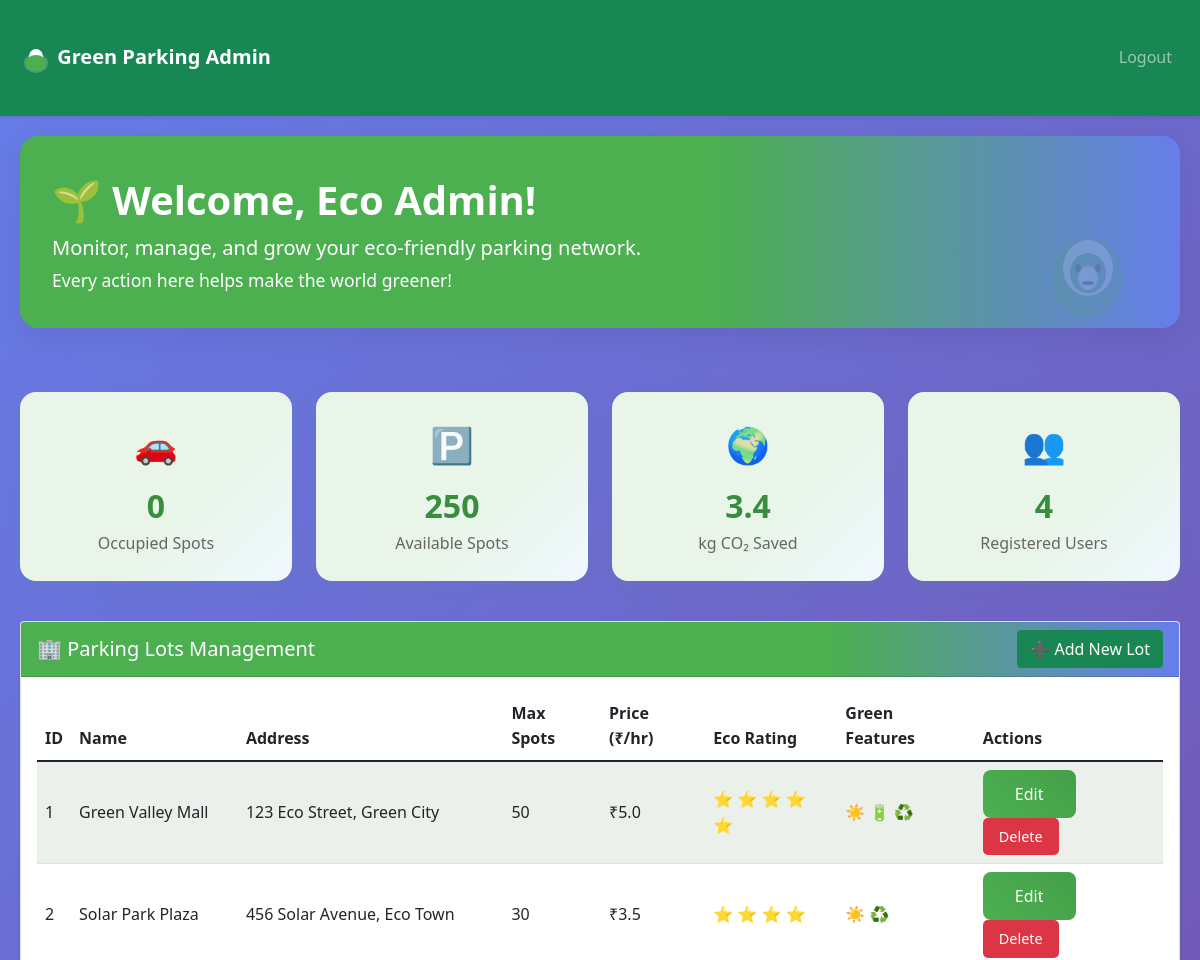
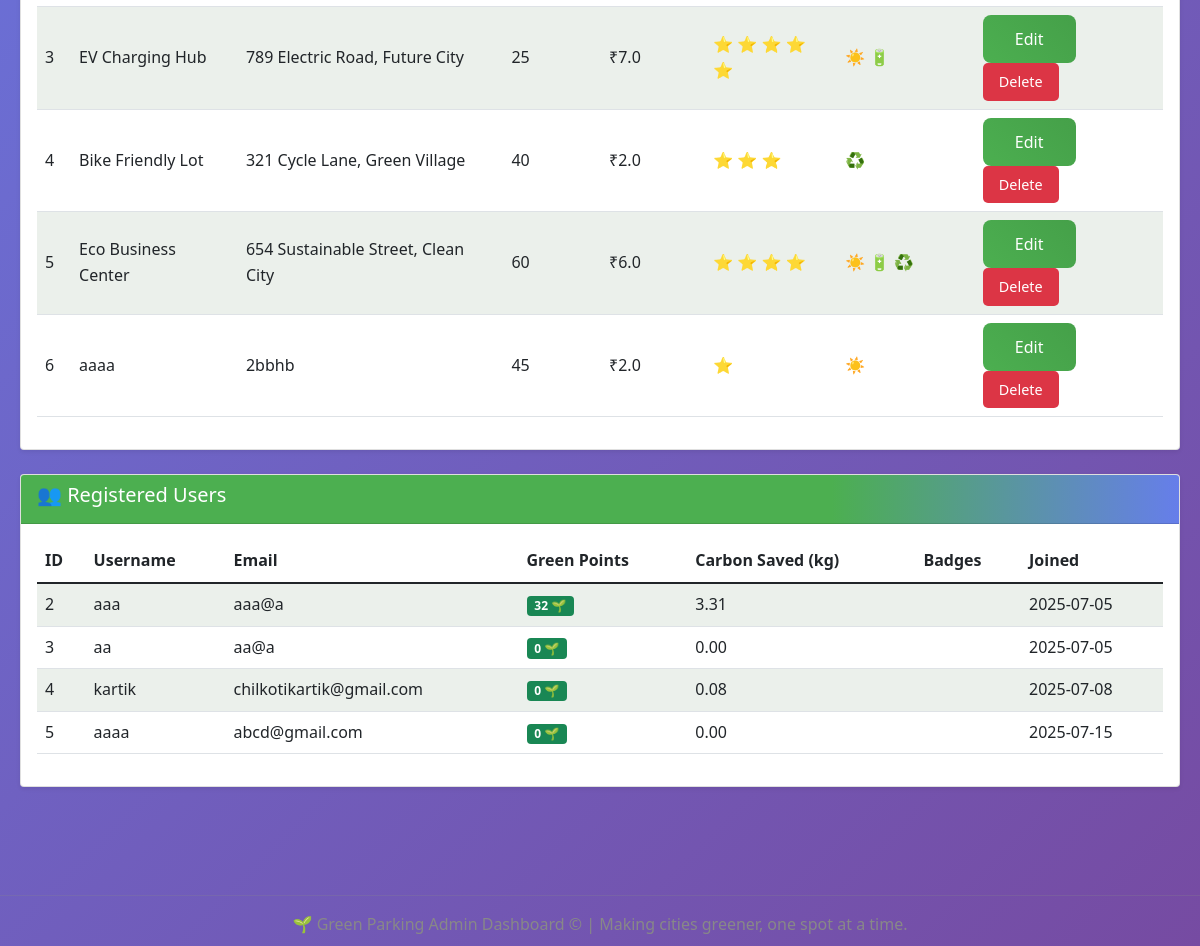
The page /admin (signed in) on the database its author committed (2 pictures, top to bottom).
### tables this page shows
CREATE TABLE parking_lots (
            id INTEGER PRIMARY KEY AUTOINCREMENT,
            name TEXT NOT NULL,
            address TEXT NOT NULL,
            pincode TEXT NOT NULL,
            price REAL NOT NULL,
            max_spots INTEGER NOT NULL,
            eco_rating INTEGER DEFAULT 3,
            has_solar INTEGER DEFAULT 0,
            has_ev_charging INTEGER DEFAULT 0,
            has_recycling INTEGER DEFAULT 0,
            created_at DATETIME DEFAULT CURRENT_TIMESTAMP
        );

CREATE TABLE users (
            id INTEGER PRIMARY KEY AUTOINCREMENT,
            username TEXT UNIQUE NOT NULL,
            password TEXT NOT NULL,
            email TEXT NOT NULL,
            carbon_saved REAL DEFAULT 0,
            green_points INTEGER DEFAULT 0,
            badges TEXT DEFAULT '',
            created_at DATETIME DEFAULT CURRENT_TIMESTAMP
        );

### app.py (the view)
@app.route('/admin')
def admin_dashboard():
    if 'user_id' not in session or session['username'] != 'admin':
        return redirect(url_for('login'))
    conn = sqlite3.connect(DATABASE)
    cursor = conn.cursor()
    cursor.execute('SELECT * FROM parking_lots')
    lots = cursor.fetchall()
    cursor.execute('SELECT * FROM users WHERE username != "admin"')
    users = cursor.fetchall()
    cursor.execute('SELECT COUNT(*) FROM parking_spots WHERE status = "O"')
    occupied_spots = cursor.fetchone()[0]
    cursor.execute('SELECT COUNT(*) FROM parking_spots WHERE status = "A"')
    available_spots = cursor.fetchone()[0]
    cursor.execute('SELECT SUM(carbon_saved) FROM users')
    total_carbon_saved = cursor.fetchone()[0] or 0
    conn.close()
    return render_template('admin_dashboard.html',
                         lots=lots,
                         users=users,
                         occupied_spots=occupied_spots,
                         available_spots=available_spots,
                         total_carbon_saved=total_carbon_saved)

### templates/admin_dashboard.html (shortened to what this page needs)
<!DOCTYPE html>
<html lang="en">
<head>
    <link href="https://cdn.jsdelivr.net/npm/bootstrap@5.1.3/dist/css/bootstrap.min.css" rel="stylesheet">
    <link rel="stylesheet" href="{{ url_for('static', filename='style.css') }}">
</head>
<body class="green-bg">
    <nav class="navbar navbar-expand-lg navbar-dark bg-success shadow-sm">
        <div class="container">
            <a class="navbar-brand fw-bold" href="#">
                <svg width="32" height="32" viewBox="0 0 32 32" style="vertical-align:middle;">
                    <ellipse cx="16" cy="20" rx="12" ry="10" fill="#fff" opacity="0.2"/>
                    <ellipse cx="16" cy="14" rx="7" ry="8" fill="#fff"/>
                    <ellipse cx="16" cy="20" rx="10" ry="8" fill="#4CAF50"/>
                </svg>
                Green Parking Admin
            </a>
            <div class="navbar-nav ms-auto">
                <a class="nav-link" href="{{ url_for('logout') }}">Logout</a>
            </div>
        </div>
    </nav>
    <div class="container">
        <div class="hero-admin mb-4 position-relative">
            <div>
                <h1 class="display-6 fw-bold mb-2">🌱 Welcome, Eco Admin!</h1>
                <p class="lead mb-0">Monitor, manage, and grow your eco-friendly parking network.<br>
                <span style="font-size:1.1rem;">Every action here helps make the world greener!</span></p>
            </div>
        </div>
    </div>
    <div class="container">
        <div class="row mb-4">
            <div class="col-md-3">
                <div class="stat-card">
                    <div class="stat-icon">🚗</div>
                    <div class="stat-number">{{ occupied_spots }}</div>
                    <div class="stat-label">Occupied Spots</div>
                </div>
            </div>
            <div class="col-md-3">
                <div class="stat-card">
                    <div class="stat-icon">🅿️</div>
                    <div class="stat-number">{{ available_spots }}</div>
                    <div class="stat-label">Available Spots</div>
                </div>
            </div>
            <div class="col-md-3">
                <div class="stat-card">
                    <div class="stat-icon">🌍</div>
                    <div class="stat-number">{{ "%.1f"|format(total_carbon_saved) }}</div>
                    <div class="stat-label">kg CO₂ Saved</div>
                </div>
            </div>
            <div class="col-md-3">
                <div class="stat-card">
                    <div class="stat-icon">👥</div>
                    <div class="stat-number">{{ users|length }}</div>
                    <div class="stat-label">Registered Users</div>
                </div>
            </div>
        </div>
        <div class="row">
            <div class="col-md-12">
                <div class="card shadow-sm">
                    <div class="card-header d-flex justify-content-between align-items-center">
                        <h5 class="mb-0">🏢 Parking Lots Management</h5>
                        <a href="{{ url_for('add_parking_lot') }}" class="btn btn-success">
                            ➕ Add New Lot
                        </a>
                    </div>
                    <div class="card-body">
                        {% if lots %}
                            <div class="table-responsive">
                                <table class="table table-striped align-middle">
                                    <thead>
                                        <tr>
                                            <th>ID</th>
                                            <th>Name</th>
                                            <th>Address</th>
                                            <th>Max Spots</th>
                                            <th>Price (₹/hr)</th>
                                            <th>Eco Rating</th>
                                            <th>Green Features</th>
                                            <th>Actions</th>
                                        </tr>
                                    </thead>
                                    <tbody>
                                        {% for lot in lots %}
                                        <tr>
                                            <td>{{ lot[0] }}</td>
                                            <td>{{ lot[1] }}</td>
                                            <td>{{ lot[2] }}</td>
                                            <td>{{ lot[5] }}</td>
                                            <td>₹{{ lot[4] }}</td>
                                            <td>
                                                {% for i in range(lot[6]) %}
                                                    <span title="Eco Star">⭐</span>
                                                {% endfor %}
                                            </td>
                                            <td>
                                                {% if lot[7] %}<span title="Solar Power">☀️</span>{% endif %}
                                                {% if lot[8] %}<span title="EV Charging">🔋</span>{% endif %}
                                                {% if lot[9] %}<span title="Recycling">♻️</span>{% endif %}
                                            </td>
                                            <td>
                                                <a href="{{ url_for('edit_parking_lot', lot_id=lot[0]) }}"
                                                   class="btn btn-sm btn-primary">Edit</a>
                                                <a href="{{ url_for('delete_parking_lot', lot_id=lot[0]) }}"
                                                   class="btn btn-sm btn-danger"
                                                   onclick="return confirm('Are you sure you want to delete this lot?')">Delete</a>
                                            </td>
                                        </tr>
                                        {% endfor %}
                                    </tbody>
                                </table>
                            </div>
                        {% endif %}
                    </div>
                </div>
            </div>
        </div>
        <div class="row mt-4">
            <div class="col-md-12">
                <div class="card shadow-sm">
                    <div class="card-header">
                        <h5>👥 Registered Users</h5>
                    </div>
                    <div class="card-body">
                        {% if users %}
                            <div class="table-responsive">
                                <table class="table table-striped align-middle">
                                    <thead>
                                        <tr>
                                            <th>ID</th>
                                            <th>Username</th>
                                            <th>Email</th>
                                            <th>Green Points</th>
                                            <th>Carbon Saved (kg)</th>
                                            <th>Badges</th>
                                            <th>Joined</th>
                                        </tr>
                                    </thead>
                                    <tbody>
                                        {% for user in users %}
                                        <tr>
                                            <td>{{ user[0] }}</td>
                                            <td>{{ user[1] }}</td>
                                            <td>{{ user[3] }}</td>
                                            <td>
                                                <span class="badge bg-success">{{ user[5] }} 🌱</span>
                                            </td>
                                            <td>{{ "%.2f"|format(user[4]) }}</td>
                                            <td>
                                            </td>
                                            <td>{{ user[7][:10] }}</td>
                                        </tr>
                                        {% endfor %}
                                    </tbody>
                                </table>
                            </div>
                        {% else %}
                            <div class="text-center py-4">
                                <p>No users registered yet.</p>
                            </div>
                        {% endif %}
                    </div>
                </div>
            </div>
        </div>
    </div>
    <div class="footer-admin">
        <hr>
        <div>
            <span>🌱 Green Parking Admin Dashboard &copy; {{ current_year }} | Making cities greener, one spot at a time.</span>
        </div>
    </div>
</body>
</html>

### static/style.css (style rules this page uses)
* { margin: 0; padding: 0; box-sizing: border-box; }
body { font-family: 'Segoe UI', Tahoma, Geneva, Verdana, sans-serif; line-height: 1.6; color: #333; background: linear-gradient(135deg, #667eea 0%, #764ba2 100%); min-height: 100vh; }
.container { max-width: 1200px; margin: 0 auto; padding: 20px; }
.navbar { background: rgba(255, 255, 255, 0.95); backdrop-filter: blur(10px); padding: 1rem 0; box-shadow: 0 2px 10px rgba(0, 0, 0, 0.1); position: sticky; top: 0; z-index: 100; }
.btn-primary { background: linear-gradient(45deg, #4CAF50, #45a049); color: white; padding: 0.75rem 2rem; border: none; border-radius: 8px; font-size: 1rem; font-weight: 500; cursor: pointer; transition: all 0.3s ease; text-decoration: none; display: inline-block; text-align: center; }
.btn-danger { background: #dc3545; color: white; padding: 0.5rem 1rem; border: none; border-radius: 5px; font-size: 0.9rem; cursor: pointer; transition: all 0.3s ease; text-decoration: none; display: inline-block; }
.stat-card { background: rgba(255, 255, 255, 0.95); padding: 1.5rem; border-radius: 12px; text-align: center; box-shadow: 0 4px 15px rgba(0, 0, 0, 0.1); transition: transform 0.3s ease; }

### templates/admin_dashboard.html (style rules this page uses)
.hero-admin { background: linear-gradient(90deg, #4CAF50 60%, #667eea 100%); color: #fff; border-radius: 18px; padding: 2.5rem 2rem 2rem 2rem; margin-bottom: 2rem; box-shadow: 0 8px 32px rgba(0,0,0,0.08); position: relative; overflow: hidden; }
.admin-mascot { position: absolute; right: 2rem; bottom: 0; width: 120px; opacity: 0.15; }
.stat-card { background: linear-gradient(135deg, #e8f5e8 60%, #f0f8ff 100%); border-radius: 16px; box-shadow: 0 4px 16px rgba(76,175,80,0.08); padding: 1.5rem 1rem; text-align: center; transition: transform 0.2s, box-shadow 0.2s; margin-bottom: 1rem; }
.stat-icon { font-size: 2.2rem; margin-bottom: 0.5rem; }
.stat-number { font-size: 2rem; font-weight: bold; color: #388e3c; }
.stat-label { color: #666; font-size: 1rem; }
.card-header { background: linear-gradient(90deg, #4CAF50 70%, #667eea 100%); color: #fff; border-radius: 12px 12px 0 0; }
.table-striped>tbody>tr:nth-of-type(odd) { background-color: #f8fdf8; }
.footer-admin { margin-top: 3rem; padding: 1.5rem 0 0.5rem 0; text-align: center; color: #888; font-size: 1rem; }
.btn-success, .btn-primary, .btn-danger { transition: transform 0.15s; }

### rows shown on the page
parking_lots: id "1", name "Green Valley Mall", address "123 Eco Street, Green City", max_spots "50", price "5.0", eco_rating 5 (drawn)
parking_lots: id "2", name "Solar Park Plaza", address "456 Solar Avenue, Eco Town", max_spots "30", price "3.5", eco_rating 4 (drawn)
parking_lots: id "3", name "EV Charging Hub", address "789 Electric Road, Future City", max_spots "25", price "7.0", eco_rating 5 (drawn)
parking_lots: id "4", name "Bike Friendly Lot", address "321 Cycle Lane, Green Village", max_spots "40", price "2.0", eco_rating 3 (drawn)
parking_lots: id "5", name "Eco Business Center", address "654 Sustainable Street, Clean City", max_spots "60", price "6.0", eco_rating 4 (drawn)
parking_lots: id "6", name "aaaa", address "2bbhb", max_spots "45", price "2.0", eco_rating 1 (drawn)
users: id "2", username "aaa", email "aaa@a", green_points "32", carbon_saved "3.31", created_at "2025-07-05"
users: id "3", username "aa", email "aa@a", green_points "0", carbon_saved "0.00", created_at "2025-07-05"
users: id "4", username "kartik", email "chilkotikartik@gmail.com", green_points "0", carbon_saved "0.08", created_at "2025-07-08"
users: id "5", username "aaaa", email "abcd@gmail.com", green_points "0", carbon_saved "0.00", created_at "2025-07-15"

### other values the page prints
{{ occupied_spots }} "0"
{{ available_spots }} "250"
{{ "%.1f"|format(total_carbon_saved) }} "3.4"
{{ users|length }} "4"
